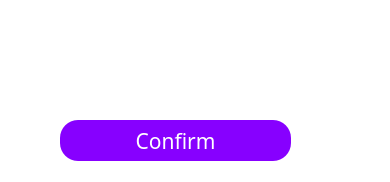
<?xml version="1.0" encoding="UTF-8"?>
<ui version="4.0">
 <class>publishForm</class>
 <widget class="QWidget" name="publishForm">
  <property name="geometry">
   <rect>
    <x>0</x>
    <y>0</y>
    <width>390</width>
    <height>182</height>
   </rect>
  </property>
  <property name="windowTitle">
   <string>Form</string>
  </property>
  <property name="styleSheet">
   <string notr="true">background-color: rgb(255, 255, 255);</string>
  </property>
  <widget class="QPushButton" name="pushButton_9">
   <property name="geometry">
    <rect>
     <x>60</x>
     <y>120</y>
     <width>231</width>
     <height>41</height>
    </rect>
   </property>
   <property name="font">
    <font>
     <family>微软雅黑</family>
     <pointsize>16</pointsize>
    </font>
   </property>
   <property name="cursor">
    <cursorShape>PointingHandCursor</cursorShape>
   </property>
   <property name="styleSheet">
    <string notr="true">background-color: rgb(135, 0, 255);
color: rgb(255, 255, 255);
border-radius:18px;</string>
   </property>
   <property name="text">
    <string>Confirm</string>
   </property>
   <property name="flat">
    <bool>false</bool>
   </property>
  </widget>
  <widget class="QPushButton" name="closeenterpsw">
   <property name="geometry">
    <rect>
     <x>350</x>
     <y>0</y>
     <width>41</width>
     <height>31</height>
    </rect>
   </property>
   <property name="focusPolicy">
    <enum>Qt::NoFocus</enum>
   </property>
   <property name="styleSheet">
    <string notr="true">border:0px;</string>
   </property>
   <property name="text">
    <string/>
   </property>
   <property name="icon">
    <iconset resource="pic.qrc">
     <normaloff>:/pic/close.png</normaloff>:/pic/close.png</iconset>
   </property>
   <property name="flat">
    <bool>true</bool>
   </property>
  </widget>
  <widget class="QTextEdit" name="textEdit">
   <property name="geometry">
    <rect>
     <x>30</x>
     <y>40</y>
     <width>301</width>
     <height>71</height>
    </rect>
   </property>
   <property name="font">
    <font>
     <family>微软雅黑</family>
     <pointsize>12</pointsize>
    </font>
   </property>
   <property name="styleSheet">
    <string notr="true"/>
   </property>
   <property name="frameShape">
    <enum>QFrame::NoFrame</enum>
   </property>
   <property name="frameShadow">
    <enum>QFrame::Plain</enum>
   </property>
   <property name="verticalScrollBarPolicy">
    <enum>Qt::ScrollBarAlwaysOff</enum>
   </property>
   <property name="horizontalScrollBarPolicy">
    <enum>Qt::ScrollBarAlwaysOff</enum>
   </property>
   <property name="readOnly">
    <bool>true</bool>
   </property>
  </widget>
 </widget>
 <resources>
  <include location="pic.qrc"/>
 </resources>
 <connections/>
</ui>
